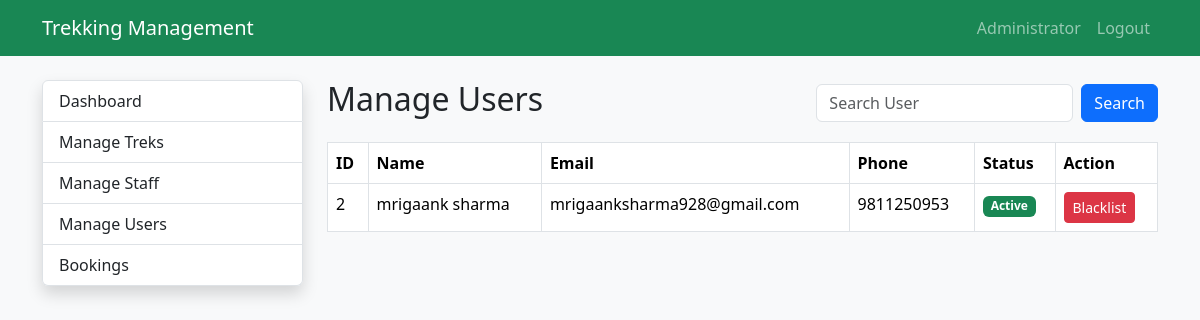
/admin/users (signed in), run on an earlier commit of the app's database.
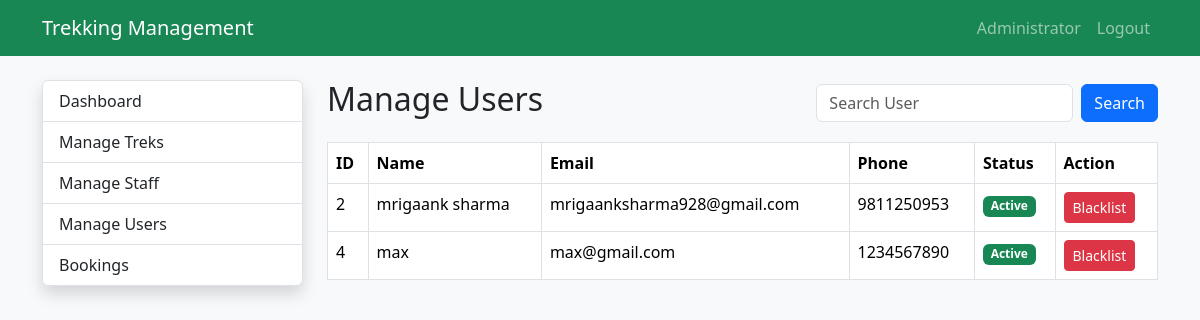
And on a later commit of the database.
### app/models.py (models this page shows)
class User(UserMixin,db.Model):
    __tablename__="users"
    id=db.Column(db.Integer,primary_key=True)
    name=db.Column(db.String(100),nullable=False)
    email=db.Column(db.String(120),unique=True,nullable=False)
    password=db.Column(db.String(255),nullable=False)
    phone=db.Column(db.String(15))
    role=db.Column(db.String(20),nullable=False)
    status=db.Column(db.String(20),default="active")
    created_at=db.Column(db.DateTime,default=datetime.utcnow)
    assigned_treks=db.relationship(
        "Trek",
        foreign_keys="Trek.staff_id",
        backref="staff",
        lazy=True
    )
    bookings=db.relationship(
        "Booking",
        backref="user",
        lazy=True
    )

### app/admin/users.py (the view)
@admin_bp.route("/users")
@login_required
@admin_required
def manage_users():
    users = User.query.filter_by(
        role="user"
    ).all()
    return render_template(
        "admin/users.html",
        users=users
    )

### app/extensions.py (called while the page is built)
@login_manager.user_loader
def load_user(user_id):
    return User.query.get(int(user_id))

### app/templates/admin/users.html
{% extends 'admin/layout.html' %}
{% block admin_content %}
<div class="d-flex justify-content-between align-items-center mb-3">
<h2>Manage Users</h2>
<form class="d-flex"
      method="GET"
      action="{{ url_for('admin.search_users') }}">
<input
class="form-control me-2"
type="search"
name="q"
placeholder="Search User">
<button class="btn btn-primary">
Search
</button>
</form>
</div>
<table class="table table-bordered table-hover">
<thead>
<tr>
<th>ID</th>
<th>Name</th>
<th>Email</th>
<th>Phone</th>
<th>Status</th>
<th>Action</th>
</tr>
</thead>
<tbody>
{% for user in users %}
<tr>
<td>{{ user.id }}</td>
<td>{{ user.name }}</td>
<td>{{ user.email }}</td>
<td>{{ user.phone }}</td>
<td>
{% if user.status=="active" %}
<span class="badge bg-success">
Active
</span>
{% else %}
<span class="badge bg-danger">
Blacklisted
</span>
{% endif %}
</td>
<td>
{% if user.status=="active" %}
<a
class="btn btn-danger btn-sm"
href="{{ url_for('admin.blacklist_user',user_id=user.id) }}">
Blacklist
</a>
{% else %}
<a
class="btn btn-success btn-sm"
href="{{ url_for('admin.activate_user',user_id=user.id) }}">
Activate
</a>
{% endif %}
</td>
</tr>
{% endfor %}
</tbody>
</table>
{% endblock %}

What changed in the data, as far as the page shows it:
added User: id "4", name "max", email "max@gmail.com", phone "1234567890", status "Active"
